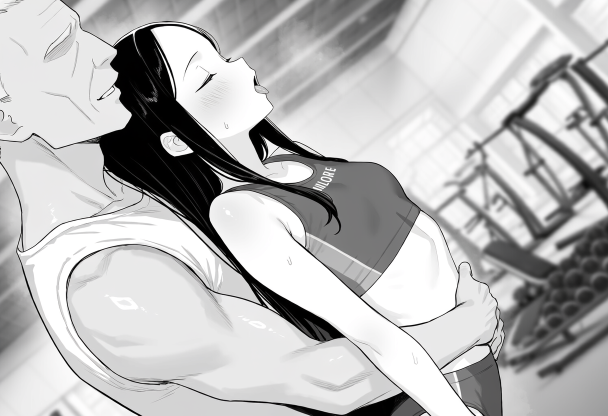
#> input picture assets/bg/6000ddd2-2cc7-4313-aa8d-5917da44df86.png, 1216 x 832 px (shown at 1/2 size)
$ python -i optimize_assets.py   (imports and definitions only)
#> lines starting #> are read from the running program, lines starting #| are printed output that depends on the picture; after the words box and inside, x2 and y2 are one past the last pixel; in counts of white or black regions, pixels touching at a corner belong together
"""
素材自動優化工具

用法（在專案資料夾執行，或直接雙擊「優化素材.bat」）：
    python tools/optimize_assets.py              轉檔並更新劇情裡的檔名
    python tools/optimize_assets.py --dry-run    只預覽，不做任何改動
    python tools/optimize_assets.py --check      只檢查素材大小，不轉檔

做了什麼：
  1. 掃描 assets/bg、assets/cg 裡的 PNG / JPG / BMP / TIFF，轉成 WebP。
     （assets/chars 立繪資料夾一律跳過，立繪要保持 PNG。）
  2. 過大的圖會縮小到合理尺寸（只縮小，不放大）。
  3. 原圖搬到 raw/（同樣的子資料夾），不會被刪掉；raw/ 已加入 .gitignore，不會上傳到 GitHub。
  4. 自動把 chapters/*.txt、chars.json、chapters/index.json 裡的舊檔名改成新檔名。
  5. 檢查音樂、音效、語音有沒有過大，並統計每一章要下載的素材總量。

不會動：assets/chars（立繪）、SVG、已經是 WebP 的圖、音訊檔本身。
"""
import argparse
import re
import shutil
import sys
from pathlib import Path

from PIL import Image

# [4 lines not run here, left out]

ROOT = Path(__file__).resolve().parent.parent
ASSETS = ROOT / "assets"
RAW = ROOT / "raw"

IMG_EXT = {".png", ".jpg", ".jpeg", ".bmp", ".tif", ".tiff"}
IMG_DIRS = ["bg", "cg"]      # 立繪 assets/chars 必須維持 PNG，所以不處理

# 畫面是 1216x832，背景 / CG 保留約 1.5 倍解析度
MAX_BG = (1824, 1248)

Q_OPAQUE = 85        # 背景、CG 的有損壓縮品質
LOGO_ALPHA = 0.20    # bg / cg 內，透明（或半透明）像素超過這個比例的圖，視為 logo / 疊圖，用無損 WebP（畫面和原圖完全一樣）
# 背景、CG 若只有零星的半透明像素（常見於匯出殘留），仍保留透明資訊，但用一般的有損壓縮

AUDIO_LIMITS = {          # 資料夾: (警告大小 MB, 建議)
    "bgm": (5.0, "單曲過大，建議降到 128kbps 的 MP3 / OGG"),
    "se": (0.5, "音效過大"),
    "voice": (0.4, "語音過大，建議降低位元率"),
}
AUDIO_EXT = {".mp3", ".ogg", ".wav", ".m4a", ".flac"}
CHAPTER_BUDGET_MB = 15.0

TEXT_FILES = lambda: sorted((ROOT / "chapters").glob("*.txt")) + [ROOT / "chars.json", ROOT / "chapters" / "index.json"]


def mb(n):
    return f"{n / 1024 / 1024:.2f} MB"


def kb(n):
    return f"{n / 1024:.0f} KB"


def alpha_fraction(im):
    """回傳圖片中「不完全不透明」的像素比例；沒有透明通道則為 0。"""
    if im.mode == "P" and "transparency" in im.info:
        im = im.convert("RGBA")
    if im.mode not in ("RGBA", "LA"):
        return 0.0
    a = im.getchannel("A")
    if a.getextrema()[0] >= 255:
        return 0.0
    hist = a.histogram()
    return sum(hist[:250]) / (im.width * im.height)


def target_size(w, h):
    s = min(MAX_BG[0] / w, MAX_BG[1] / h, 1)
    return (round(w * s), round(h * s)) if s < 1 else (w, h)


# [199 lines left out: functions collect_images, convert, archive_original, update_refs, ensure_gitignore, audio_report and 2 more, not called in this run]


# [2 lines not run here, left out]

>>> from PIL import Image
>>> picture = Image.open('../assets/bg/6000ddd2-2cc7-4313-aa8d-5917da44df86.png')
#> picture is the input picture: PIL image 1216x832 RGBA; mean R, G, B, A 185.8, 185.6, 185.7, 255
>>> result = alpha_fraction(picture)
#> in alpha_fraction, `a = im.getchannel("A")`:
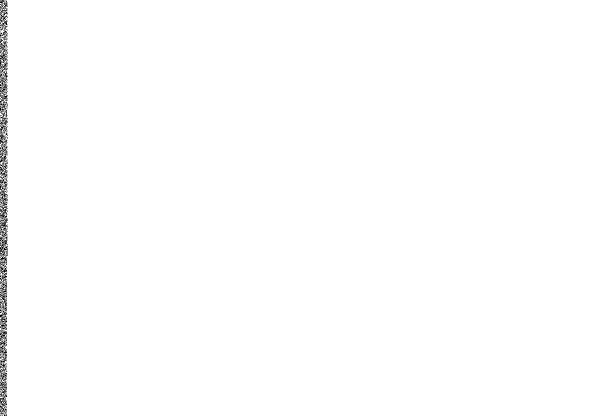
#> a: PIL image 1216x832 L (shown at 1/2 size); values 254 (black) and 255 (white), 99.4% white; black in thin lines or dots, all inside (x1, y1, x2, y2) = (0, 0, 15, 832)
#> in alpha_fraction, `hist = a.histogram()`: hist = 256 values from 0 to 1005671
#> result = 0

$ run again, on assets/cg/19405659-8f7a-452c-82eb-807d4bf119d8.png
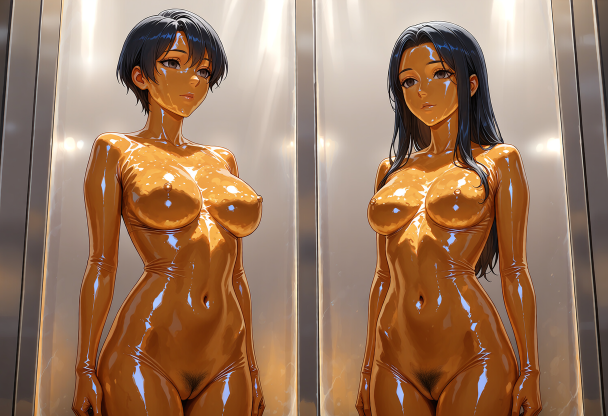
#> input picture assets/cg/19405659-8f7a-452c-82eb-807d4bf119d8.png, 1216 x 832 px (shown at 1/2 size)
#> picture is the input picture: PIL image 1216x832 RGBA; mean R, G, B, A 155.4, 120.9, 95.8, 255
#> in alpha_fraction, `a = im.getchannel("A")`:
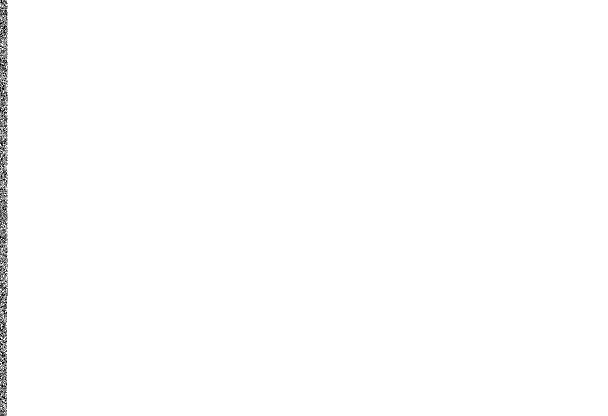
#> a: PIL image 1216x832 L (shown at 1/2 size); values 254 (black) and 255 (white), 99.4% white; black in thin lines or dots, all inside (x1, y1, x2, y2) = (0, 0, 15, 832)
#> hist = 256 values from 0 to 1005500
#> result = 0

$ run again, on assets/chars/shihan_normal.png
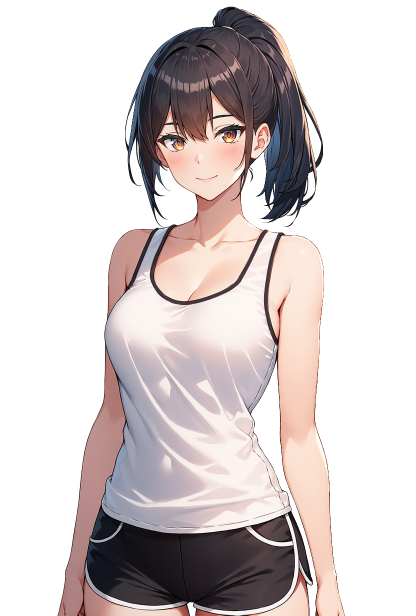
#> input picture assets/chars/shihan_normal.png, 832 x 1231 px (shown at 1/2 size)
#> picture is the input picture: PIL image 832x1231 RGBA; mean R, G, B, A 214, 205.7, 205.4, 116.2
#> in alpha_fraction, `a = im.getchannel("A")`:
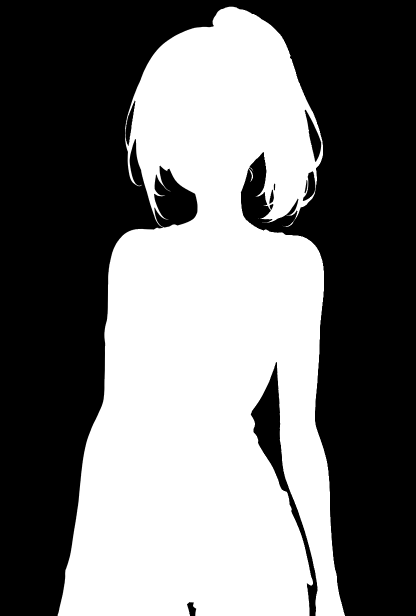
#> a: PIL image 832x1231 L (shown at 1/2 size); min 0, max 255, mean 116.2
#> hist = 256 values, max 555159 at index 0, min 0 at index 39, mean 4000.8
#> result = 0.546
